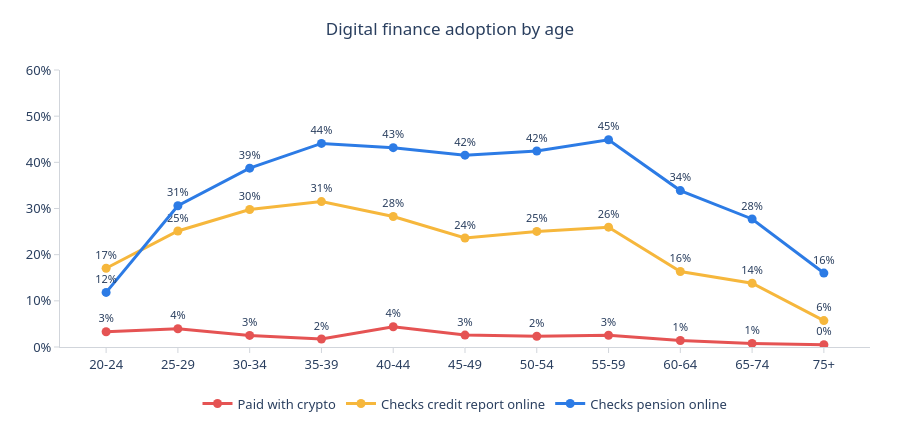
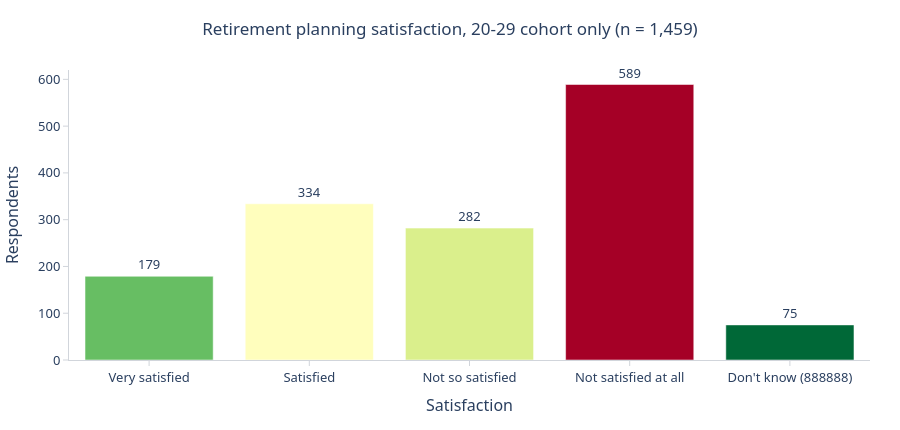

Write notebook code for charts like these, in order.
### Code cell
# 4a. Young Generation tab (20-24 and 25-29): educational focus.
# All values are computed from the raw survey data - no cleaning applied.

young_mask = df["Gil"].isin([1, 2])         # 20-24 + 25-29
older_mask = df["Gil"] >= 3                 # 30+
n_young = int(young_mask.sum())
n_older = int(older_mask.sum())
print(f"Young cohort (20-29): {n_young:,} respondents")
print(f"Older cohort (30+):   {n_older:,} respondents")

# --- 1. Crypto & digital finance adoption by age (line chart)
crypto_by_age = df.groupby(df["Gil"].map(AGE_LABELS))["InternetShilemMatbeaDig"].apply(
    lambda s: (s == 1).mean() * 100).reindex(age_order)
credit_by_age = df.groupby(df["Gil"].map(AGE_LABELS))["InternetDohAshrai"].apply(
    lambda s: (s == 1).mean() * 100).reindex(age_order)
pension_online_by_age = df.groupby(df["Gil"].map(AGE_LABELS))["InternetDohPensia"].apply(
    lambda s: (s == 1).mean() * 100).reindex(age_order)

fig = go.Figure()
for series, name, color in [
    (crypto_by_age,          "Paid with crypto",           "#e55353"),
    (credit_by_age,          "Checks credit report online","#f6b73c"),
    (pension_online_by_age,  "Checks pension online",      "#2c7be5"),
]:
    fig.add_trace(go.Scatter(
        x=age_order, y=series.values, mode="lines+markers+text",
        text=[f"{v:.0f}%" for v in series.values], textposition="top center",
        name=name, line=dict(width=3, color=color), marker=dict(size=9),
        textfont=dict(size=11)))
fig.update_layout(
    title=dict(text="Digital finance adoption by age", x=0.5, xanchor="center",
               font=dict(size=17)),
    height=470, yaxis=dict(ticksuffix="%", range=[0, 60]),
    paper_bgcolor="white", plot_bgcolor="white",
    margin=dict(t=80, r=30, b=60, l=60),
    legend=dict(x=0.5, xanchor="center", y=-0.15, orientation="h"))
fig.update_xaxes(showgrid=False, zeroline=False, showline=True, linecolor="#d1d5db")
fig.update_yaxes(showgrid=False, zeroline=False, showline=True, linecolor="#d1d5db")
_clean(fig)
fig.show()
FIGS["fig-young-digital"] = fig

# --- 2. Retirement planning satisfaction, 20-29 only
sat_young_series = df.loc[young_mask, "MerutzeTichnunFinPrisha"].map(
    {**SAT_LABELS, 888888: "Don't know (888888)"}).value_counts().reindex(
    [SAT_LABELS[k] for k in sorted(SAT_LABELS)] + ["Don't know (888888)"])
sat_young_df = sat_young_series.rename_axis("Satisfaction").reset_index(name="Respondents")
fig = px.bar(sat_young_df, x="Satisfaction", y="Respondents",
             title=f"Retirement planning satisfaction, 20-29 cohort only "
                   f"(n = {n_young:,})",
             color="Respondents", color_continuous_scale="RdYlGn_r")
fig.update_traces(text=[f"{int(v):,}" if pd.notna(v) else ""
                          for v in sat_young_df["Respondents"]],
                  textposition="outside", cliponaxis=False)
fig.update_layout(coloraxis_showscale=False)
_clean(fig)
fig.show()
FIGS["fig-young-satisfaction"] = fig

print(f"Young Generation figures added: {sum(1 for k in FIGS if k.startswith('fig-young'))}")

### Figure 1 — Plotly figure (JSON) as saved in the notebook; plotly's stock layout.template omitted (floating-point values rounded to 4 significant figures)
{"data": [{"line": {"color": "#e55353", "width": 3}, "marker": {"size": 9}, "mode": "lines+markers+text", "name": "Paid with crypto", "text": ["3%", "4%", "3%", "2%", "4%", "3%", "2%", "3%", "1%", "1%", "0%"], "textfont": {"size": 11}, "textposition": "top center", "type": "scatter", "x": ["20-24", "25-29", "30-34", "35-39", "40-44", "45-49", "50-54", "55-59", "60-64", "65-74", "75+"], "y": [3.301, 3.962, 2.517, 1.732, 4.396, 2.586, 2.322, 2.553, 1.402, 0.7812, 0.4902]}, {"line": {"color": "#f6b73c", "width": 3}, "marker": {"size": 9}, "mode": "lines+markers+text", "name": "Checks credit report online", "text": ["17%", "25%", "30%", "31%", "28%", "24%", "25%", "26%", "16%", "14%", "6%"], "textfont": {"size": 11}, "textposition": "top center", "type": "scatter", "x": ["20-24", "25-29", "30-34", "35-39", "40-44", "45-49", "50-54", "55-59", "60-64", "65-74", "75+"], "y": [17.06, 25.14, 29.79, 31.5, 28.26, 23.62, 25.04, 25.96, 16.36, 13.8, 5.719]}, {"line": {"color": "#2c7be5", "width": 3}, "marker": {"size": 9}, "mode": "lines+markers+text", "name": "Checks pension online", "text": ["12%", "31%", "39%", "44%", "43%", "42%", "42%", "45%", "34%", "28%", "16%"], "textfont": {"size": 11}, "textposition": "top center", "type": "scatter", "x": ["20-24", "25-29", "30-34", "35-39", "40-44", "45-49", "50-54", "55-59", "60-64", "65-74", "75+"], "y": [11.83, 30.6, 38.74, 44.09, 43.17, 41.55, 42.45, 44.89, 33.88, 27.73, 16.01]}], "layout": {"font": {"family": "Segoe UI, Arial", "size": 13}, "height": 430, "legend": {"orientation": "h", "x": 0.5, "xanchor": "center", "y": -0.15}, "margin": {"b": 70, "l": 60, "r": 30, "t": 70}, "paper_bgcolor": "white", "plot_bgcolor": "white", "title": {"font": {"size": 17}, "text": "Digital finance adoption by age", "x": 0.5, "xanchor": "center"}, "xaxis": {"linecolor": "#d1d5db", "showgrid": false, "showline": true, "tickcolor": "#d1d5db", "ticks": "outside", "zeroline": false}, "yaxis": {"linecolor": "#d1d5db", "range": [0, 60], "showgrid": false, "showline": true, "tickcolor": "#d1d5db", "ticks": "outside", "ticksuffix": "%", "zeroline": false}}}

### Figure 2 — Plotly figure (JSON) as saved in the notebook; plotly's stock layout.template omitted (floating-point values rounded to 4 significant figures)
{"data": [{"cliponaxis": false, "hovertemplate": "Satisfaction=%{x}<br>Respondents=%{marker.color}<extra></extra>", "legendgroup": "", "marker": {"color": [179, 334, 282, 589, 75], "coloraxis": "coloraxis", "pattern": {"shape": ""}}, "name": "", "orientation": "v", "showlegend": false, "text": ["179", "334", "282", "589", "75"], "textposition": "outside", "type": "bar", "x": ["Very satisfied", "Satisfied", "Not so satisfied", "Not satisfied at all", "Don't know (888888)"], "xaxis": "x", "y": [179, 334, 282, 589, 75], "yaxis": "y"}], "layout": {"barmode": "relative", "coloraxis": {"colorbar": {"title": {"text": "Respondents"}}, "colorscale": [[0, "rgb(0,104,55)"], [0.1, "rgb(26,152,80)"], [0.2, "rgb(102,189,99)"], [0.3, "rgb(166,217,106)"], [0.4, "rgb(217,239,139)"], [0.5, "rgb(255,255,191)"], [0.6, "rgb(254,224,139)"], [0.7, "rgb(253,174,97)"], [0.8, "rgb(244,109,67)"], [0.9, "rgb(215,48,39)"], [1, "rgb(165,0,38)"]], "showscale": false}, "font": {"family": "Segoe UI, Arial", "size": 13}, "height": 430, "legend": {"tracegroupgap": 0}, "margin": {"b": 70, "l": 60, "r": 30, "t": 70}, "paper_bgcolor": "white", "plot_bgcolor": "white", "title": {"font": {"size": 17}, "text": "Retirement planning satisfaction, 20-29 cohort only (n = 1,459)", "x": 0.5, "xanchor": "center"}, "xaxis": {"anchor": "y", "domain": [0, 1], "linecolor": "#d1d5db", "showgrid": false, "showline": true, "tickcolor": "#d1d5db", "ticks": "outside", "title": {"text": "Satisfaction"}, "zeroline": false}, "yaxis": {"anchor": "x", "domain": [0, 1], "linecolor": "#d1d5db", "showgrid": false, "showline": true, "tickcolor": "#d1d5db", "ticks": "outside", "title": {"text": "Respondents"}, "zeroline": false}}}
